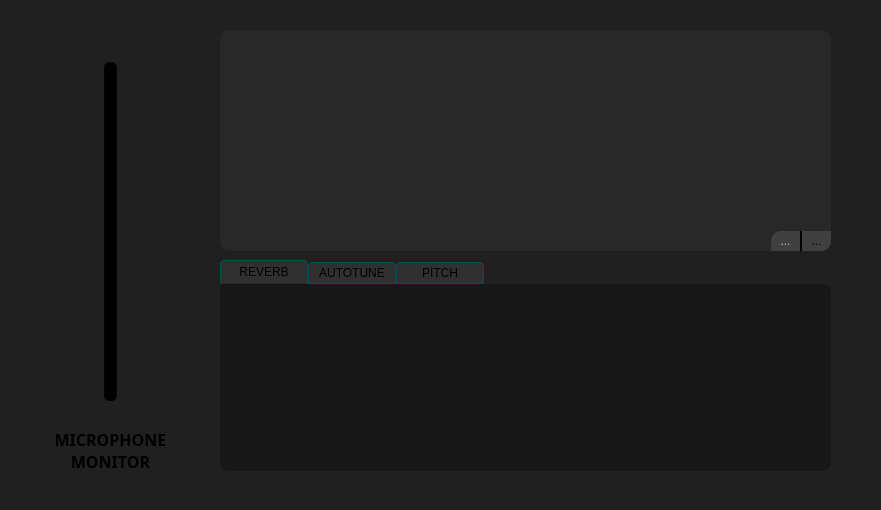
<?xml version="1.0" encoding="UTF-8"?>
<ui version="4.0">
 <class>FXMenu</class>
 <widget class="QWidget" name="FXMenu">
  <property name="geometry">
   <rect>
    <x>0</x>
    <y>0</y>
    <width>881</width>
    <height>510</height>
   </rect>
  </property>
  <property name="windowTitle">
   <string>Form</string>
  </property>
  <property name="styleSheet">
   <string notr="true">background: #202020;
font-family: &quot;Cascadia Code&quot;;
border: 0px;</string>
  </property>
  <widget class="QGroupBox" name="monitor">
   <property name="geometry">
    <rect>
     <x>50</x>
     <y>30</y>
     <width>121</width>
     <height>441</height>
    </rect>
   </property>
   <property name="title">
    <string/>
   </property>
   <widget class="QFrame" name="grooveOff">
    <property name="geometry">
     <rect>
      <x>0</x>
      <y>30</y>
      <width>121</width>
      <height>343</height>
     </rect>
    </property>
    <property name="styleSheet">
     <string notr="true">background-image: url(:/icons/sliderGrooveOff.png);</string>
    </property>
    <property name="frameShape">
     <enum>QFrame::StyledPanel</enum>
    </property>
    <property name="frameShadow">
     <enum>QFrame::Raised</enum>
    </property>
   </widget>
   <widget class="QFrame" name="grooveOn">
    <property name="geometry">
     <rect>
      <x>0</x>
      <y>30</y>
      <width>121</width>
      <height>343</height>
     </rect>
    </property>
    <property name="styleSheet">
     <string notr="true">background-image: url(:/icons/sliderGrooveOn.png);</string>
    </property>
    <property name="frameShape">
     <enum>QFrame::StyledPanel</enum>
    </property>
    <property name="frameShadow">
     <enum>QFrame::Raised</enum>
    </property>
   </widget>
   <widget class="QSlider" name="slider">
    <property name="geometry">
     <rect>
      <x>40</x>
      <y>0</y>
      <width>41</width>
      <height>403</height>
     </rect>
    </property>
    <property name="styleSheet">
     <string notr="true">QSlider { background: transparent; }

QSlider::groove:vertical {
	border: 1px solid #050505;
	border-radius: 5px;
	background-color: #000000;
	width: 11px;
	margin: 32px 32px;
}

QSlider::handle:vertical {
	image: url(:/icons/slider.png);
	height: -32px;
	margin: -32px -32px;
}</string>
    </property>
    <property name="maximum">
     <number>150</number>
    </property>
    <property name="orientation">
     <enum>Qt::Vertical</enum>
    </property>
   </widget>
   <widget class="QLabel" name="label">
    <property name="geometry">
     <rect>
      <x>0</x>
      <y>390</y>
      <width>121</width>
      <height>61</height>
     </rect>
    </property>
    <property name="font">
     <font>
      <family>Cascadia Code</family>
      <pointsize>12</pointsize>
      <bold>true</bold>
     </font>
    </property>
    <property name="toolTip">
     <string>&lt;html&gt;&lt;head/&gt;&lt;body&gt;&lt;p&gt;Listen to your own voice&lt;/p&gt;&lt;/body&gt;&lt;/html&gt;</string>
    </property>
    <property name="text">
     <string>MICROPHONE MONITOR</string>
    </property>
    <property name="alignment">
     <set>Qt::AlignCenter</set>
    </property>
    <property name="wordWrap">
     <bool>true</bool>
    </property>
   </widget>
   <zorder>grooveOn</zorder>
   <zorder>label</zorder>
   <zorder>grooveOff</zorder>
   <zorder>slider</zorder>
  </widget>
  <widget class="QGroupBox" name="hotkeys">
   <property name="geometry">
    <rect>
     <x>220</x>
     <y>30</y>
     <width>611</width>
     <height>221</height>
    </rect>
   </property>
   <property name="styleSheet">
    <string notr="true">QGroupBox {
	border: 1px solid #282828;
	border-radius: 10px;
	background: #282828;
	outline: 0;
}</string>
   </property>
   <property name="title">
    <string/>
   </property>
   <widget class="QListWidget" name="hotkeysList">
    <property name="geometry">
     <rect>
      <x>0</x>
      <y>0</y>
      <width>611</width>
      <height>141</height>
     </rect>
    </property>
    <property name="styleSheet">
     <string notr="true">QListWidget {
	border: 1px solid #282828;
	border-radius: 10px;
	background: #282828;
	outline: 0;
}

QListWidget::item:hover {
	background-color: #008080;
	border-radius: 10px;
}

QListWidget::item:disabled {
	background-color: transparent;
	border-radius: 10px;
}

QListWidget::item:selected {
	background-color: #006060;
	border-radius: 10px;
}
QListWidget::item:selected:!active {
	background-color: #006060;
	border-radius: 10px;
}</string>
    </property>
    <property name="verticalScrollBarPolicy">
     <enum>Qt::ScrollBarAlwaysOff</enum>
    </property>
    <property name="horizontalScrollBarPolicy">
     <enum>Qt::ScrollBarAlwaysOff</enum>
    </property>
    <property name="editTriggers">
     <set>QAbstractItemView::NoEditTriggers</set>
    </property>
   </widget>
   <widget class="QToolButton" name="remove">
    <property name="enabled">
     <bool>false</bool>
    </property>
    <property name="geometry">
     <rect>
      <x>551</x>
      <y>201</y>
      <width>30</width>
      <height>20</height>
     </rect>
    </property>
    <property name="toolTip">
     <string>&lt;html&gt;&lt;head/&gt;&lt;body&gt;&lt;p&gt;Remove selected Hotkey&lt;/p&gt;&lt;/body&gt;&lt;/html&gt;</string>
    </property>
    <property name="styleSheet">
     <string notr="true">QToolButton {
	border: 0px;
	border-right: 1px solid #000000;
	background: #404040;
	border-top-left-radius: 10px;
}

QToolButton:hover {
	background: #505050;
}

QToolButton:pressed {
	background: #484848;
}
</string>
    </property>
    <property name="text">
     <string>...</string>
    </property>
    <property name="icon">
     <iconset resource="../appicon.qrc">
      <normaloff>:/icons/minus.png</normaloff>:/icons/minus.png</iconset>
    </property>
    <property name="iconSize">
     <size>
      <width>15</width>
      <height>30</height>
     </size>
    </property>
   </widget>
   <widget class="QToolButton" name="add">
    <property name="geometry">
     <rect>
      <x>581</x>
      <y>201</y>
      <width>30</width>
      <height>20</height>
     </rect>
    </property>
    <property name="toolTip">
     <string>&lt;html&gt;&lt;head/&gt;&lt;body&gt;&lt;p&gt;Add a new Hotkey&lt;/p&gt;&lt;/body&gt;&lt;/html&gt;</string>
    </property>
    <property name="styleSheet">
     <string notr="true">QToolButton {
	border: 0px;
	border-left: 1px solid #000000;
	background: #404040;
	border-bottom-right-radius: 10px;
}

QToolButton:hover {
	background: #505050;
}

QToolButton:pressed {
	background: #484848;
}
</string>
    </property>
    <property name="text">
     <string>...</string>
    </property>
    <property name="icon">
     <iconset resource="../appicon.qrc">
      <normaloff>:/icons/add.png</normaloff>:/icons/add.png</iconset>
    </property>
    <property name="iconSize">
     <size>
      <width>15</width>
      <height>30</height>
     </size>
    </property>
   </widget>
  </widget>
  <widget class="QTabWidget" name="tabWidget">
   <property name="geometry">
    <rect>
     <x>220</x>
     <y>260</y>
     <width>611</width>
     <height>211</height>
    </rect>
   </property>
   <property name="styleSheet">
    <string notr="true">QTabWidget::pane {
	border: 1px solid #282828;
	background: #282828;
	border-bottom-left-radius: 10px;
	border-bottom-right-radius: 10px;
	border-top-right-radius: 10px;
}

QTabBar::tab {
	background: #303030;
	border: 1px solid #005050;
	border-top-left-radius: 4px;
	border-top-right-radius: 4px;
	min-width: 70px;
	padding: 3px 8px;
}

QTabBar {
	icon-size: 9px 9px;
}

QTabBar::tab:selected {
	border-bottom-color: #282828;
}

QTabBar::tab:hover {
	background: #404040;
}

QTabBar::tab:!selected {
	margin-top: 2px;
}</string>
   </property>
   <property name="currentIndex">
    <number>0</number>
   </property>
   <widget class="QWidget" name="reverb">
    <property name="styleSheet">
     <string notr="true">QWidget {
	background: #282828;
	border-bottom-left-radius: 10px;
	border-bottom-right-radius: 10px;
	border-top-right-radius: 10px;
}</string>
    </property>
    <attribute name="icon">
     <iconset resource="../appicon.qrc">
      <normaloff>:/icons/FXOff.png</normaloff>:/icons/FXOff.png</iconset>
    </attribute>
    <attribute name="title">
     <string>REVERB</string>
    </attribute>
   </widget>
   <widget class="QWidget" name="autotune">
    <property name="styleSheet">
     <string notr="true">QWidget {
	background: #282828;
	border-bottom-left-radius: 10px;
	border-bottom-right-radius: 10px;
	border-top-right-radius: 10px;
}</string>
    </property>
    <attribute name="icon">
     <iconset resource="../appicon.qrc">
      <normaloff>:/icons/FXOff.png</normaloff>:/icons/FXOff.png</iconset>
    </attribute>
    <attribute name="title">
     <string>AUTOTUNE</string>
    </attribute>
   </widget>
   <widget class="QWidget" name="pitch">
    <property name="styleSheet">
     <string notr="true">QWidget {
	background: #282828;
	border-bottom-left-radius: 10px;
	border-bottom-right-radius: 10px;
	border-top-right-radius: 10px;
}</string>
    </property>
    <attribute name="icon">
     <iconset resource="../appicon.qrc">
      <normaloff>:/icons/FXOff.png</normaloff>:/icons/FXOff.png</iconset>
    </attribute>
    <attribute name="title">
     <string>PITCH</string>
    </attribute>
   </widget>
  </widget>
  <widget class="QWidget" name="overlay" native="true">
   <property name="geometry">
    <rect>
     <x>220</x>
     <y>284</y>
     <width>611</width>
     <height>187</height>
    </rect>
   </property>
   <property name="styleSheet">
    <string notr="true">background-color: rgba(0,0,0,100);
border-bottom-left-radius: 10px;
border-bottom-right-radius: 10px;
border-top-right-radius: 10px;</string>
   </property>
  </widget>
 </widget>
 <resources>
  <include location="../appicon.qrc"/>
 </resources>
 <connections/>
</ui>
